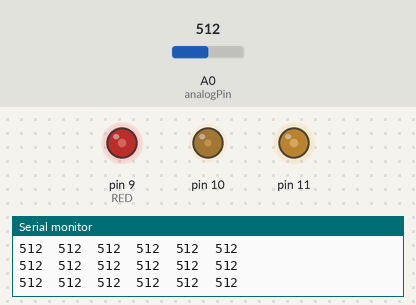
This sketch was run on a simulated Arduino Uno, built with avr-gcc and run on an emulated ATmega328P. Shown: output pins drawn as LEDs (lit = HIGH), the last lines printed to the serial monitor. Inputs (shaded band) come from the test bench; at power-on: A0 (analogPin) = 512. Pins used as bus, display or sensor lines are not drawn.

Above: at 1.2 s.
1.3 s: A0 (analogPin) set to 105
At 2.3 s:
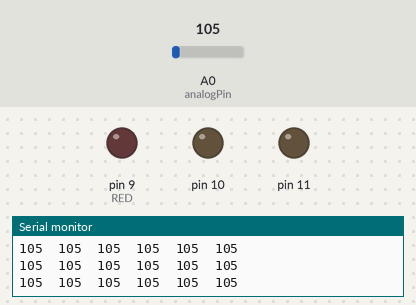
2.8 s: A0 (analogPin) set to 89
4.3 s: A0 (analogPin) set to 306
At 4.7 s:
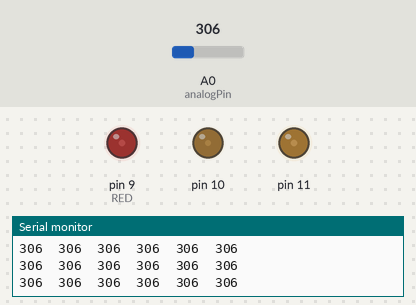
5.8 s: A0 (analogPin) set to 90
At 7.0 s:
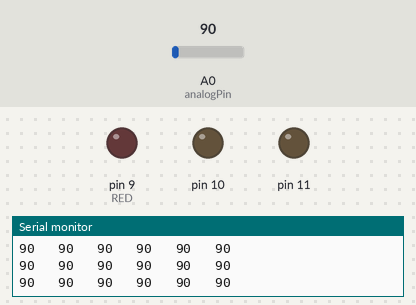
7.3 s: A0 (analogPin) set to 716
At 8.1 s:
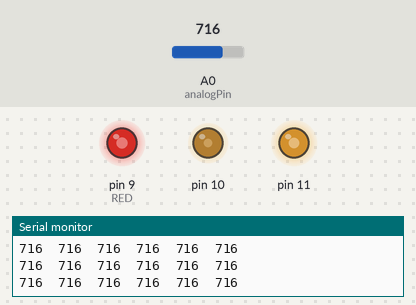
8.8 s: A0 (analogPin) set to 981
At 9.3 s:
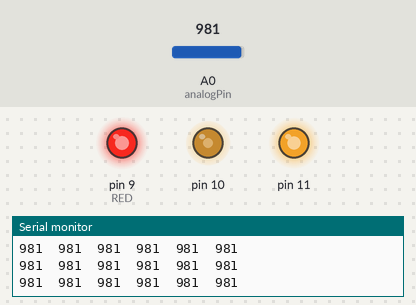
10.3 s: A0 (analogPin) set to 1010
At 11.7 s:
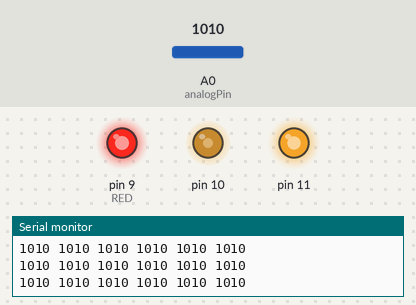
Timing chart, 0 to 12.8 s (numbered marks = the images above; inputs shaded):
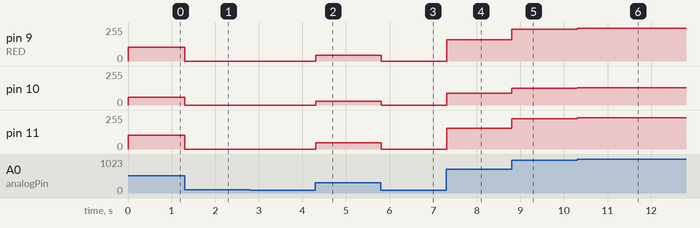

Measured:
- after the input at 1.3 s, pin 9 (RED), pin 11: 103/255 → 0/255 at once; pin 10: 57/255 → 0/255 at once
- after the input at 4.3 s, pin 9 (RED): 0/255 → 44/255 at once; pin 10: 0/255 → 27/255 at once; pin 11: 0/255 → 48/255 at once
- after the input at 5.8 s, pin 9 (RED): 44/255 → 0/255 at once; pin 10: 27/255 → 0/255 at once; pin 11: 48/255 → 0/255 at once
- after the input at 7.3 s, pin 9 (RED): 0/255 → 161/255 at once; pin 10: 0/255 → 87/255 at once; pin 11: 0/255 → 156/255 at once
- after the input at 8.8 s, pin 9 (RED): 161/255 → 237/255 at once; pin 10: 87/255 → 126/255 at once; pin 11: 156/255 → 226/255 at once
- after the input at 10.3 s, pin 9 (RED): 237/255 → 245/255 at once; pin 10: 126/255 → 130/255 at once; pin 11: 226/255 → 234/255 at once

The sketch:

sketch_may30b.ino
```cpp
int analogPin = 0; // MSGEQ7 OUT
int strobePin = 2; // MSGEQ7 STROBE
int resetPin = 4; // MSGEQ7 RESET

int spectrumValue[7];
int spectrumMax[7];
int spectrumMin[7];


#define RED 9
#define GREEN 10
#define BLUE 11

float maxBright = 100;
float brightness = 100;
float rgb[3];

void setup() {
  Serial.begin(57600);
  // put your setup code here, to run once:

  pinMode(analogPin, INPUT);
  // Write to MSGEQ7 STROBE and RESET
  pinMode(strobePin, OUTPUT);
  pinMode(resetPin, OUTPUT);

  analogReference(DEFAULT); // 5V

  // Set startup values for pins
  digitalWrite(resetPin, LOW);
  digitalWrite(strobePin, HIGH);

  // MSGEQ7 is noisy so a noise floor has to be established -- tailor these to your preference / amplification setup
  spectrumMin[0] = 150;
  spectrumMin[1] = 200;
  spectrumMin[2] = 120;
  spectrumMin[3] = 80;
  spectrumMin[4] = 120;
  spectrumMin[5] = 1023;//BAND 6 NEVER GIVES RELIABLE RESULTS DESPITE TRYING MUTLTIPLE CHIPS
  spectrumMin[6] = 80;


  // noise ceilings -- tailor these to your preference / amplification setup
  spectrumMax[0] = 500;
  spectrumMax[1] = 800;
  spectrumMax[2] = 500;
  spectrumMax[3] = 600;
  spectrumMax[4] = 800;
  spectrumMax[5] = 1023;//BAND 6 IS FUCKED FOR SOME REASON
  spectrumMax[6] = 300;


  //init pin modes
  for (int k=0; k<3; k++) {
    pinMode(RED + k, OUTPUT);
    rgb[k]=255;
    analogWrite(RED + k, rgb[k] * brightness/256);
  }
}

void loop() {
  // put your main code here, to run repeatedly:
  digitalWrite(resetPin, HIGH);
  digitalWrite(resetPin, LOW);


  for (int i = 0; i < 7; i++) {
    if(i == 5) i ++;
    digitalWrite(strobePin, LOW);
    delayMicroseconds(30); // Allow output to settle

    spectrumValue[i] = analogRead(analogPin);

    Serial.print(spectrumValue[i]);
    if(spectrumValue[i] < 100) Serial.print("  ");
    else if(spectrumValue[i] < 1000) Serial.print(" ");

    Serial.print(" ");

    digitalWrite(strobePin, HIGH);
   }
   Serial.println();

   //brightness = map(spectrumValue[0],spectrumMin[0],spectrumMax[0],0,maxBright);
   //if(brightness < 0) brightness = 0;
   //Serial.println(brightness);

   rgb[0] = map(spectrumValue[0],spectrumMin[0],spectrumMax[0],0,maxBright);
   rgb[1] = map(spectrumValue[4],spectrumMin[4],spectrumMax[4],0,maxBright);
   rgb[2] = map(spectrumValue[2],spectrumMin[2],spectrumMax[2],0,maxBright);

   for (int k=0; k<3; k++) { // for all three colours
     if(rgb[k] < 0) rgb[k] = 0;
     analogWrite(RED + k, rgb[k]);
   }
}
```
